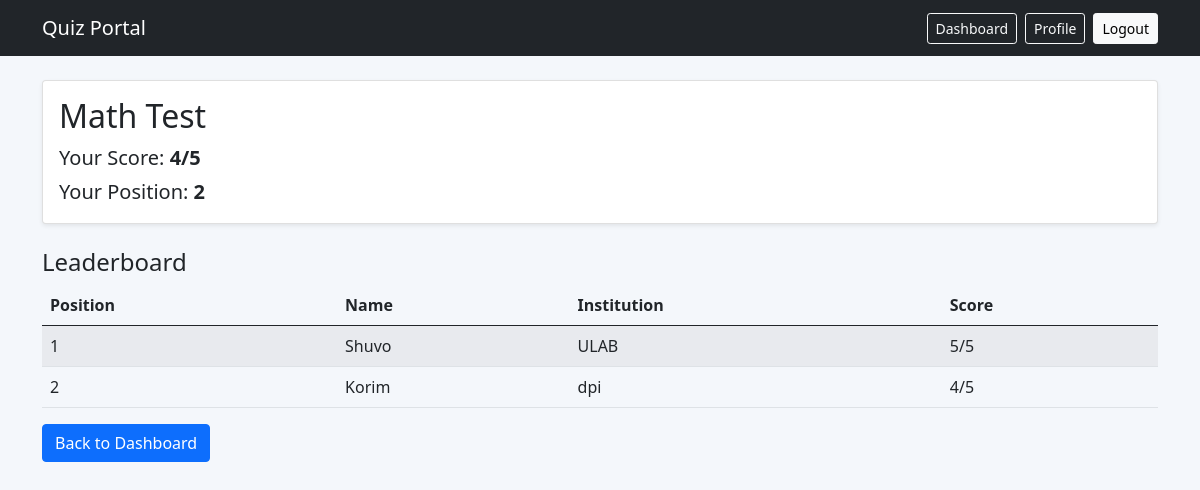
The page /quiz/1/result/ (signed in) on the database its author committed.
### app_quiz/models.py (models this page shows, shortened)
class Quiz(models.Model):
    title = models.CharField(max_length=200)
    description = models.TextField(blank=True)
    class Meta:
        verbose_name_plural = 'Quizzes'

class QuizResult(models.Model):
    participant = models.ForeignKey(Participant, on_delete=models.CASCADE, related_name='results')
    quiz = models.ForeignKey(Quiz, on_delete=models.CASCADE, related_name='results')
    score = models.PositiveIntegerField(default=0)
    total_questions = models.PositiveIntegerField(default=0)
    submitted_at = models.DateTimeField(auto_now=True)
    class Meta:
        unique_together = ('participant', 'quiz')
        ordering = ['-score', 'submitted_at']

class Participant(models.Model):
    GENDER_CHOICES = [
        ('Male', 'Male'),
        ('Female', 'Female'),
        ('Other', 'Other'),
    ]
    user = models.OneToOneField(User, on_delete=models.CASCADE, related_name='participant')
    name = models.CharField(max_length=120)
    student_class = models.CharField('Class', max_length=50)
    age = models.PositiveIntegerField()
    gender = models.CharField(max_length=10, choices=GENDER_CHOICES)
    institution = models.CharField(max_length=200)

### app_quiz/views.py (the view)
# urls.py: path('quiz/<int:quiz_id>/result/', quiz_result, name='quiz_result'),
@login_required
def quiz_result(request, quiz_id):
    participant = get_object_or_404(Participant, user=request.user)
    quiz = get_object_or_404(Quiz, pk=quiz_id)
    result = get_object_or_404(QuizResult, participant=participant, quiz=quiz)
    ranked_results = QuizResult.objects.filter(quiz=quiz).order_by('-score', 'submitted_at', 'id')
    position = list(ranked_results.values_list('id', flat=True)).index(result.id) + 1
    return render(request, 'quiz_result.html', {
        'quiz': quiz,
        'result': result,
        'position': position,
        'ranked_results': ranked_results,
    })

### app_quiz/templates/quiz_result.html (shortened to what this page needs)
{% extends 'base.html' %}
{% block content %}
  <div class="card shadow-sm mb-4">
    <div class="card-body">
      <h2 class="card-title">{{ quiz.title }}</h2>
      <p class="fs-5 mb-1">Your Score: <strong>{{ result.score }}/{{ result.total_questions }}</strong></p>
      <p class="fs-5 mb-0">Your Position: <strong>{{ position }}</strong></p>
    </div>
  </div>
  <h4>Leaderboard</h4>
  <div class="table-responsive">
    <table class="table table-striped align-middle">
      <thead>
        <tr>
          <th>Position</th>
          <th>Name</th>
          <th>Institution</th>
          <th>Score</th>
        </tr>
      </thead>
      <tbody>
        {% for row in ranked_results %}
          <tr>
            <td>{{ forloop.counter }}</td>
            <td>{{ row.participant.name }}</td>
            <td>{{ row.participant.institution }}</td>
            <td>{{ row.score }}/{{ row.total_questions }}</td>
          </tr>
        {% endfor %}
      </tbody>
    </table>
  </div>
  <a class="btn btn-primary" href="{% url 'dashboard' %}">Back to Dashboard</a>
{% endblock %}

### rows shown on the page
Quiz: title "Math Test"
QuizResult: score "4", total_questions "5", participant.name "Korim", participant.institution "dpi"
QuizResult: participant.name "Shuvo", participant.institution "ULAB", score "5", total_questions "5"

### other values the page prints
{{ position }} "2"
